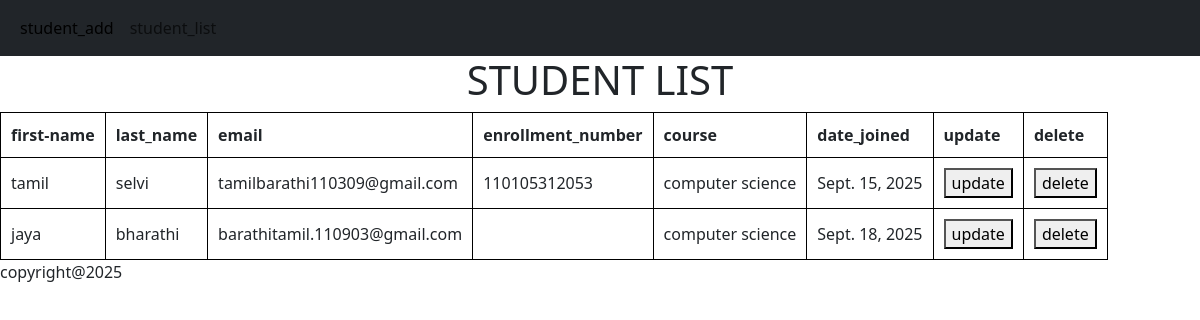
/inventory/student/list/, run on the app's committed database.
### Inventory/models.py (models this page shows, shortened)
class Student(models.Model):
    first_name = models.CharField(max_length=100)
    last_name = models.CharField(max_length=100)
    email = models.EmailField(max_length=100,unique=True)
    enrollment_number = models.CharField(max_length=20, unique=True)
    course = models.CharField(max_length=50)
    date_joined = models.DateField(auto_now_add=True)

### Inventory/views.py (the view)
# urls.py: path('student/list/',student_list),
def student_list(request):
    context={
        "allstudents":Student.objects.all()
    }
    return render(request,'student_list.html',context)

### Frontend/templates/student_list.html (shortened to what this page needs)
{% extends 'base.html' %}
{% block content %}
<head>
</head>
<body>
<h1><center>STUDENT LIST</center></h1>
<table>
    <thead>
    <tr>
        <th>first-name</th>
        <th>last_name</th>
        <th>email</th>
        <th>enrollment_number</th>
        <th>course</th>
        <th>date_joined</th>
        <th>update</th>
        <th>delete</th>
    </tr>
    </thead>
    <tbody>
    {% for students in allstudents %}
    <tr>
        <td>{{students.first_name}}</td>
        <td>{{students.last_name}}</td>
        <td>{{students.email}}</td>
        <td>{{students.enrollment_number}}</td>
        <td>{{students.course}}</td>
        <td>{{students.date_joined}}</td>
        <td>
            <a href="{% url 'student_update' students.id %}">
            <button>update</button></a></td>
        <td>
            <a href="{% url 'student_delete' students.id %}">
            <button>delete</button>
        </a>
        </td>
    </tr>
    </tbody>
    {% endfor%}
</table>
{% endblock %}

### Frontend/templates/base.html (shortened to what this page needs)
<!DOCTYPE html>
<html lang="en">
<head>
  {% load bootstrap5 %}
  {% bootstrap_css %}
</head>
<body>
<nav class="navbar navbar-expand-lg bg-dark text-white">
  <div class="container-fluid">
    <div class="collapse navbar-collapse" id="navbarNav">
      <ul class="navbar-nav">
        <li class="nav-item">
          <a class="nav-link active" href="/inventory/student/add/">student_add</a>
        </li>
        <li class="nav-item">
          <a class="nav-link" href="/inventory/student/list/">student_list</a>
        </li>
      </ul>
    </div>
  </div>
</nav>
{% block content %}
{% endblock %}
<footer>copyright@2025</footer>
</body>
</html>

### Frontend/templates/base.html (style rules this page uses)
body { background-image: url("https://static.wixstatic.com/media/90dbb4_c3e91d032f0d4978a08a51ba5d758ffa~mv2.png"); background-size: cover; background-position: center; }

### Frontend/templates/student_list.html (style rules this page uses)
table, th, td { border: 1px solid black; padding:10px; }

### data on the page
Student: first_name "tamil", last_name "selvi", email "tamilbarathi110309@gmail.com", enrollment_number "110105312053", course "computer science", date_joined "Sept. 15, 2025"
Student: first_name "jaya", last_name "bharathi", email "barathitamil.110903@gmail.com", course "computer science", date_joined "Sept. 18, 2025"
